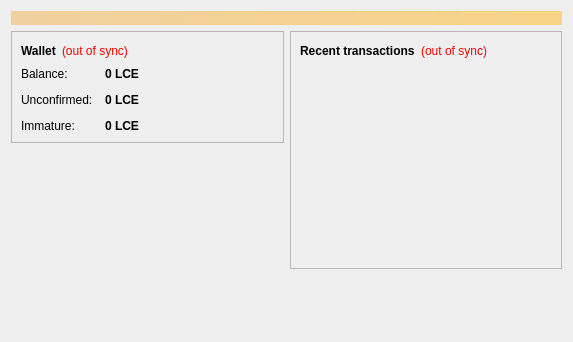
<?xml version="1.0" encoding="UTF-8"?>
<ui version="4.0">
 <class>OverviewPage</class>
 <widget class="QWidget" name="OverviewPage">
  <property name="geometry">
   <rect>
    <x>0</x>
    <y>0</y>
    <width>573</width>
    <height>342</height>
   </rect>
  </property>
  <property name="windowTitle">
   <string>Form</string>
  </property>
  <layout class="QVBoxLayout" name="topLayout">
   <item>
    <widget class="QLabel" name="labelAlerts">
     <property name="visible">
      <bool>false</bool>
     </property>
     <property name="styleSheet">
      <string notr="true">background-color: qlineargradient(x1: 0, y1: 0, x2: 1, y2: 0, stop:0 #F0D0A0, stop:1 #F8D488); color:#000000;</string>
     </property>
     <property name="wordWrap">
      <bool>true</bool>
     </property>
     <property name="margin">
      <number>3</number>
     </property>
    </widget>
   </item>
   <item>
    <layout class="QHBoxLayout" name="horizontalLayout" stretch="1,1">
     <item>
      <layout class="QVBoxLayout" name="verticalLayout_2">
       <item>
        <widget class="QFrame" name="frame">
         <property name="frameShape">
          <enum>QFrame::StyledPanel</enum>
         </property>
         <property name="frameShadow">
          <enum>QFrame::Raised</enum>
         </property>
         <layout class="QVBoxLayout" name="verticalLayout_4">
          <item>
           <layout class="QHBoxLayout" name="horizontalLayout_4">
            <item>
             <widget class="QLabel" name="label_5">
              <property name="font">
               <font>
                <weight>75</weight>
                <bold>true</bold>
               </font>
              </property>
              <property name="text">
               <string>Wallet</string>
              </property>
             </widget>
            </item>
            <item>
             <widget class="QLabel" name="labelWalletStatus">
              <property name="toolTip">
               <string>The displayed information may be out of date. Your wallet automatically synchronizes with the litecoinextreme network after a connection is established, but this process has not completed yet.</string>
              </property>
              <property name="styleSheet">
               <string notr="true">QLabel { color: red; }</string>
              </property>
              <property name="text">
               <string notr="true">(out of sync)</string>
              </property>
              <property name="alignment">
               <set>Qt::AlignLeading|Qt::AlignLeft|Qt::AlignVCenter</set>
              </property>
             </widget>
            </item>
            <item>
             <spacer name="horizontalSpacer_2">
              <property name="orientation">
               <enum>Qt::Horizontal</enum>
              </property>
              <property name="sizeHint" stdset="0">
               <size>
                <width>40</width>
                <height>20</height>
               </size>
              </property>
             </spacer>
            </item>
           </layout>
          </item>
          <item>
           <layout class="QFormLayout" name="formLayout_2">
            <property name="fieldGrowthPolicy">
             <enum>QFormLayout::AllNonFixedFieldsGrow</enum>
            </property>
            <property name="horizontalSpacing">
             <number>12</number>
            </property>
            <property name="verticalSpacing">
             <number>12</number>
            </property>
            <item row="0" column="0">
             <widget class="QLabel" name="label">
              <property name="text">
               <string>Balance:</string>
              </property>
             </widget>
            </item>
            <item row="0" column="1">
             <widget class="QLabel" name="labelBalance">
              <property name="font">
               <font>
                <weight>75</weight>
                <bold>true</bold>
               </font>
              </property>
              <property name="cursor">
               <cursorShape>IBeamCursor</cursorShape>
              </property>
              <property name="toolTip">
               <string>Your current balance</string>
              </property>
              <property name="text">
               <string notr="true">0 LCE</string>
              </property>
              <property name="textInteractionFlags">
               <set>Qt::LinksAccessibleByMouse|Qt::TextSelectableByKeyboard|Qt::TextSelectableByMouse</set>
              </property>
             </widget>
            </item>
            <item row="1" column="0">
             <widget class="QLabel" name="label_3">
              <property name="text">
               <string>Unconfirmed:</string>
              </property>
             </widget>
            </item>
            <item row="1" column="1">
             <widget class="QLabel" name="labelUnconfirmed">
              <property name="font">
               <font>
                <weight>75</weight>
                <bold>true</bold>
               </font>
              </property>
              <property name="cursor">
               <cursorShape>IBeamCursor</cursorShape>
              </property>
              <property name="toolTip">
               <string>Total of transactions that have yet to be confirmed, and do not yet count toward the current balance</string>
              </property>
              <property name="text">
               <string notr="true">0 LCE</string>
              </property>
              <property name="textInteractionFlags">
               <set>Qt::LinksAccessibleByMouse|Qt::TextSelectableByKeyboard|Qt::TextSelectableByMouse</set>
              </property>
             </widget>
            </item>
            <item row="2" column="0">
             <widget class="QLabel" name="labelImmatureText">
              <property name="text">
               <string>Immature:</string>
              </property>
             </widget>
            </item>
            <item row="2" column="1">
             <widget class="QLabel" name="labelImmature">
              <property name="font">
               <font>
                <weight>75</weight>
                <bold>true</bold>
               </font>
              </property>
              <property name="toolTip">
               <string>Mined balance that has not yet matured</string>
              </property>
              <property name="text">
               <string notr="true">0 LCE</string>
              </property>
              <property name="textInteractionFlags">
               <set>Qt::LinksAccessibleByMouse|Qt::TextSelectableByKeyboard|Qt::TextSelectableByMouse</set>
              </property>
             </widget>
            </item>
           </layout>
          </item>
         </layout>
        </widget>
       </item>
       <item>
        <spacer name="verticalSpacer">
         <property name="orientation">
          <enum>Qt::Vertical</enum>
         </property>
         <property name="sizeHint" stdset="0">
          <size>
           <width>20</width>
           <height>40</height>
          </size>
         </property>
        </spacer>
       </item>
      </layout>
     </item>
     <item>
      <layout class="QVBoxLayout" name="verticalLayout_3">
       <item>
        <widget class="QFrame" name="frame_2">
         <property name="frameShape">
          <enum>QFrame::StyledPanel</enum>
         </property>
         <property name="frameShadow">
          <enum>QFrame::Raised</enum>
         </property>
         <layout class="QVBoxLayout" name="verticalLayout">
          <item>
           <layout class="QHBoxLayout" name="horizontalLayout_2">
            <item>
             <widget class="QLabel" name="label_4">
              <property name="text">
               <string>&lt;b&gt;Recent transactions&lt;/b&gt;</string>
              </property>
             </widget>
            </item>
            <item>
             <widget class="QLabel" name="labelTransactionsStatus">
              <property name="toolTip">
               <string>The displayed information may be out of date. Your wallet automatically synchronizes with the litecoinextreme network after a connection is established, but this process has not completed yet.</string>
              </property>
              <property name="styleSheet">
               <string notr="true">QLabel { color: red; }</string>
              </property>
              <property name="text">
               <string notr="true">(out of sync)</string>
              </property>
              <property name="alignment">
               <set>Qt::AlignRight|Qt::AlignTrailing|Qt::AlignVCenter</set>
              </property>
             </widget>
            </item>
            <item>
             <spacer name="horizontalSpacer">
              <property name="orientation">
               <enum>Qt::Horizontal</enum>
              </property>
              <property name="sizeHint" stdset="0">
               <size>
                <width>40</width>
                <height>20</height>
               </size>
              </property>
             </spacer>
            </item>
           </layout>
          </item>
          <item>
           <widget class="QListView" name="listTransactions">
            <property name="styleSheet">
             <string notr="true">QListView { background: transparent; }</string>
            </property>
            <property name="frameShape">
             <enum>QFrame::NoFrame</enum>
            </property>
            <property name="verticalScrollBarPolicy">
             <enum>Qt::ScrollBarAlwaysOff</enum>
            </property>
            <property name="horizontalScrollBarPolicy">
             <enum>Qt::ScrollBarAlwaysOff</enum>
            </property>
            <property name="selectionMode">
             <enum>QAbstractItemView::NoSelection</enum>
            </property>
           </widget>
          </item>
         </layout>
        </widget>
       </item>
       <item>
        <spacer name="verticalSpacer_2">
         <property name="orientation">
          <enum>Qt::Vertical</enum>
         </property>
         <property name="sizeHint" stdset="0">
          <size>
           <width>20</width>
           <height>40</height>
          </size>
         </property>
        </spacer>
       </item>
      </layout>
     </item>
    </layout>
   </item>
  </layout>
 </widget>
 <resources/>
 <connections/>
</ui>
